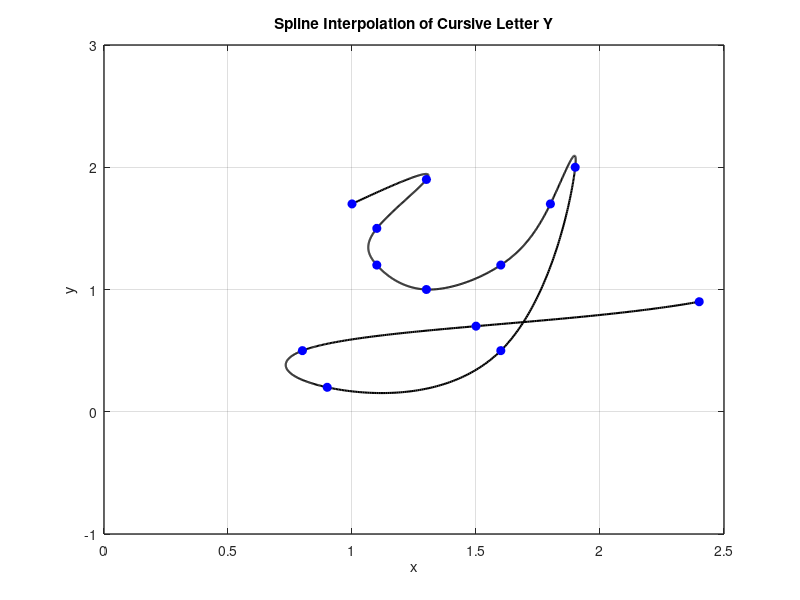

Source code (MATLAB):
x = [1 1.3 1.1 1.1 1.3 1.6 1.8 1.9 1.6 0.9 0.8 1.5 2.4];
y = [1.7 1.9 1.5 1.2 1 1.2 1.7 2 0.5 0.2 0.5 0.7 0.9];

n = length(x);
t = 0:n-1; % Parametric coordinate t
tt = 0:0.01:n-1; % More dense coordinate tt for spline interpolation

% Compute spline interpolation
xx = spline(t, x, tt);
yy = spline(t, y, tt);

% Plot settings
figure(1)
plot(xx, yy, 'k', 'LineWidth', 1.5) % plot spline
hold on
plot(x, y, 'bo', 'MarkerFaceColor', 'b') % plot data points
axis([0 2.5 -1 3])
grid on
title('Spline Interpolation of Cursive Letter Y')
xlabel('x')
ylabel('y')
set(gca, 'FontSize', 10, 'LineWidth', 1)
grid on
